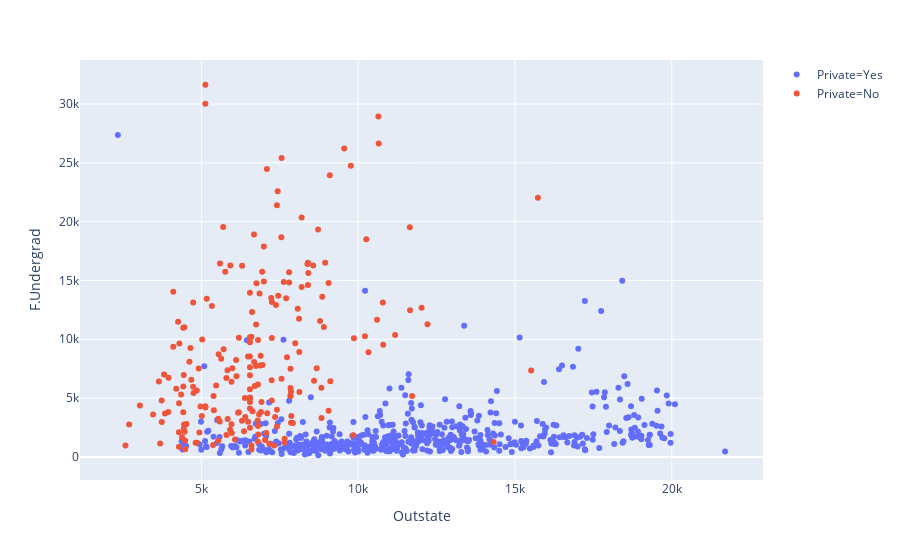

The cell this chart's notebook holds for it:
### Markdown cell above
**Create a scatterplot of F.Undergrad versus Outstate where the points are colored by the Private column.**

### Code cell
px.scatter(df, "Outstate", "F.Undergrad", color="Private")

### Figure 1 — Plotly figure (JSON) as saved in the notebook; plotly's stock layout.template omitted (floating-point values rounded to 4 significant figures; data arrays with more than 128 entries replaced by an {"elided": "..."} marker saying what was removed)
{"data": [{"hoverlabel": {"namelength": 0}, "hovertemplate": "Private=Yes<br>Outstate=%{x}<br>F.Undergrad=%{y}", "legendgroup": "Private=Yes", "marker": {"color": "#636efa", "symbol": "circle"}, "mode": "markers", "name": "Private=Yes", "showlegend": true, "type": "scatter", "x": {"elided": "565 int values"}, "xaxis": "x", "y": {"elided": "565 int values"}, "yaxis": "y"}, {"hoverlabel": {"namelength": 0}, "hovertemplate": "Private=No<br>Outstate=%{x}<br>F.Undergrad=%{y}", "legendgroup": "Private=No", "marker": {"color": "#EF553B", "symbol": "circle"}, "mode": "markers", "name": "Private=No", "showlegend": true, "type": "scatter", "x": {"elided": "212 int values"}, "xaxis": "x", "y": {"elided": "212 int values"}, "yaxis": "y"}], "layout": {"legend": {"tracegroupgap": 0}, "margin": {"t": 60}, "xaxis": {"anchor": "y", "domain": [0, 1], "title": {"text": "Outstate"}}, "yaxis": {"anchor": "x", "domain": [0, 1], "title": {"text": "F.Undergrad"}}}}
